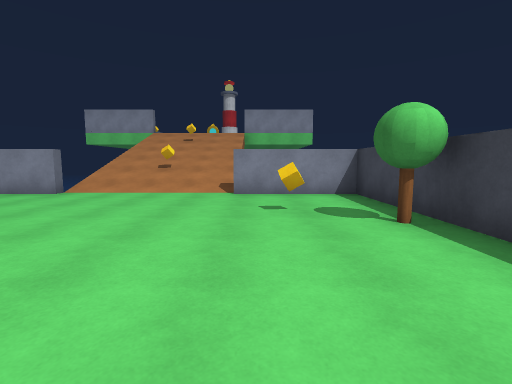
View 1 (above)

17 first-person views from a walk through a scene from a Unity 3-D project. The camera is 1.4 m above the floor, tilts 6° down and sees 85° across. The floor is counted in squares, 2 m on a side. Each view is taken from the middle of a square. On the plan, view 1 faces up. The plan holds only what a view shows up to about 9 squares ahead; the rest is blank. The place goes on beyond the plan. The player character is not drawn. Surface patterns are stand-ins for the level's own textures.

View 2
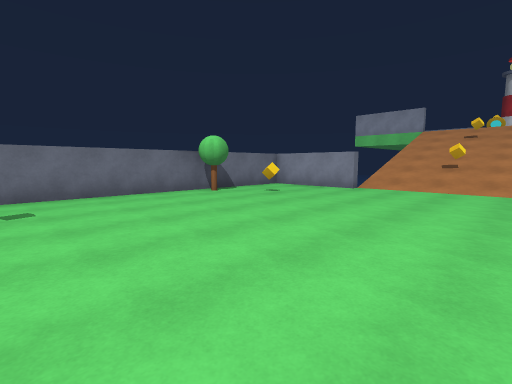

View 3
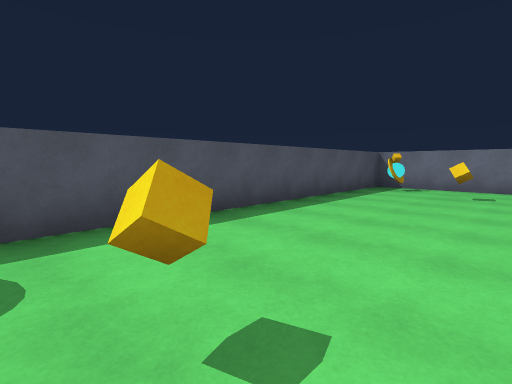

View 4
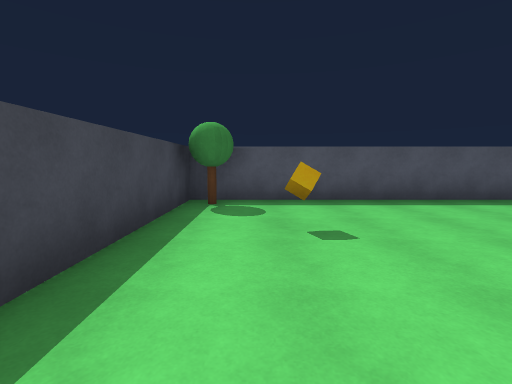

View 5
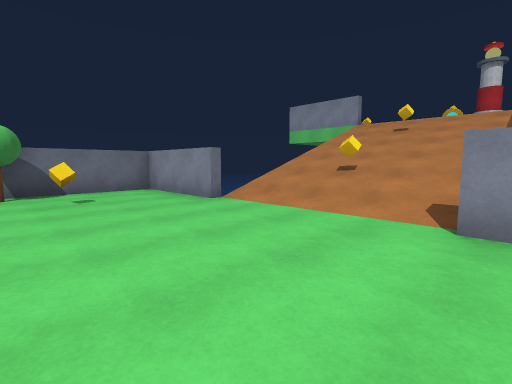

View 6
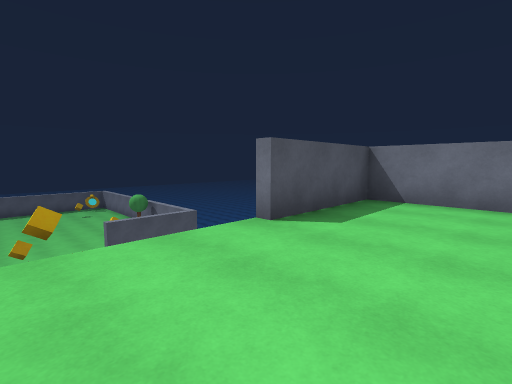

View 7
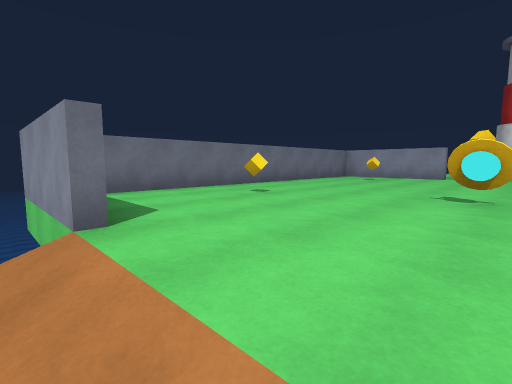

View 8
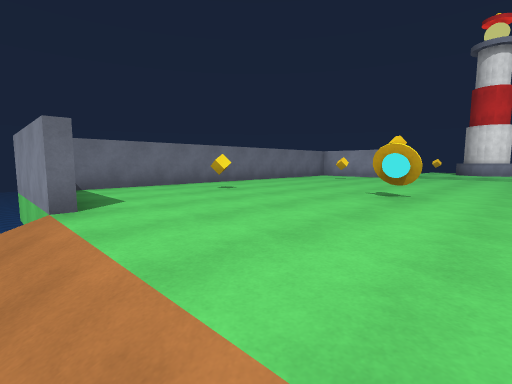

View 9
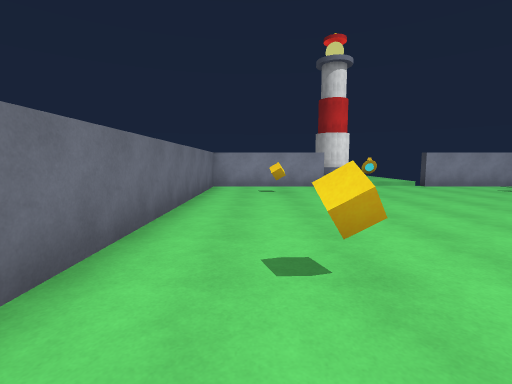

View 10
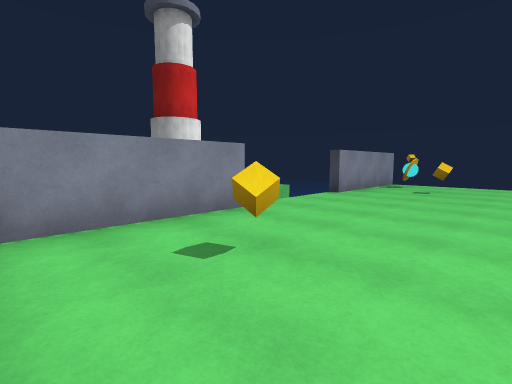

View 11
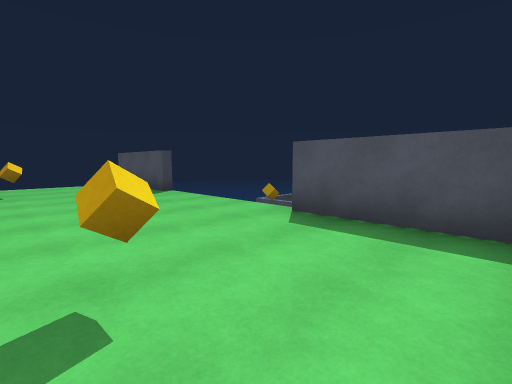

View 12
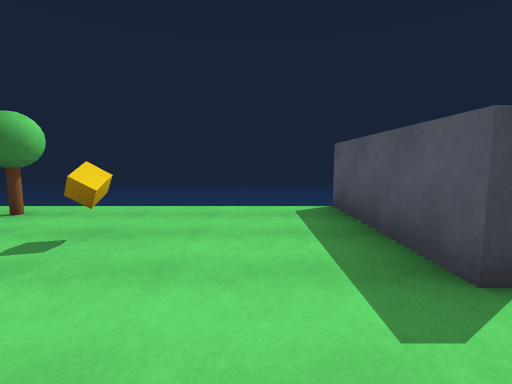

View 13
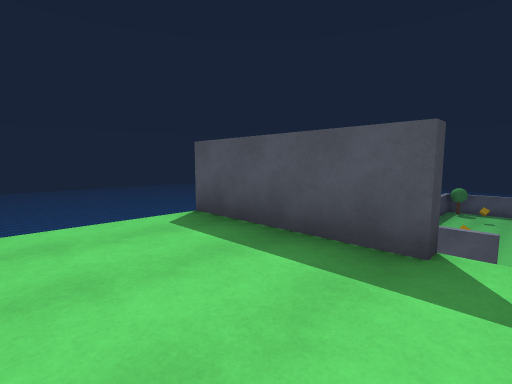

View 14
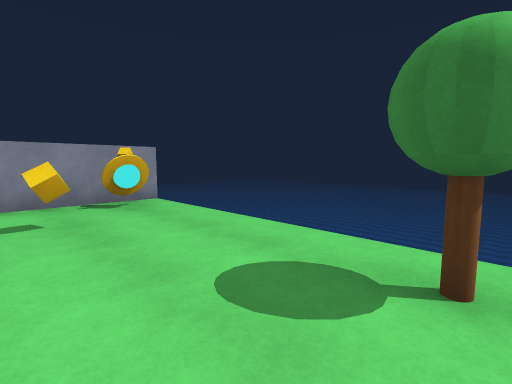

View 15
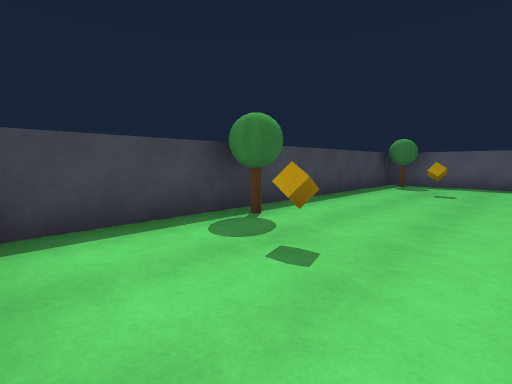

View 16
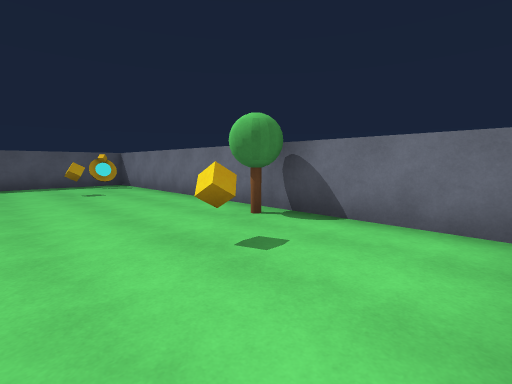

View 17
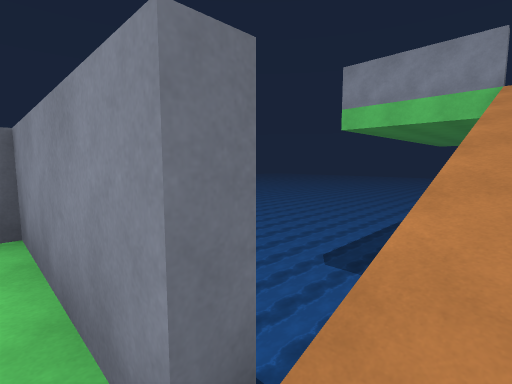

### Floor plan
Key: @ floor where view 1 was taken; # wall or solid block; . main floor; - floor 1 m lower than the main floor; _ floor 3 m lower than the main floor; < floor 4 m lower than the main floor; / step, stairs or slope; v drop or lower ground; O other object.
Columns run from 8 left of view 1 to 2 right of it. Each row starts with its distance up from view 1.
 22  ###...####
 21 #.O.....O.O
 20 #..........
 19 #..........
 18 #..........
 17 #....OO..OO
 16 #.O.....O..
 15 #..........
 14 #..........
 13 #..........
 12 v## //// ##
 11 vv  /O-/
 10 vv  ////
  9     ////
  8     /O_/
  7     ////
  6  ###<<<<###
  5 #<<<<<<<<<#
  4 #<O<<<<<O<#
  3  OO<<<<<<O#
  2 #<<<<<<<<<#
  1 #<<<<<<<<<#
  0 #<<<<<<<@<#
 -1 #<O<<<<<O<#
 -2  #O<<<<<<<#
 -3  OO<<<<<<OO
 -4    #######

Positions as (right, up) in squares from view 1, and headings:
1: (0, 0), facing up
2: (-1, -1), facing up-left
3: (1, 0), facing down-left
4: (1, 2), facing down
5: (0, 3), facing up-left
6: (-2, 15), facing down-left
7: (-2, 12), facing up-left
8: (-1, 12), facing up-left
9: (-6, 14), facing up
10: (-7, 19), facing up-right
11: (-7, 16), facing down-right
12: (-2, 14), facing right
13: (-1, 15), facing down-right
14: (0, 17), facing up-right
15: (-1, 6), facing down-right
16: (-4, 6), facing down-left
17: (-4, 6), facing up-left
